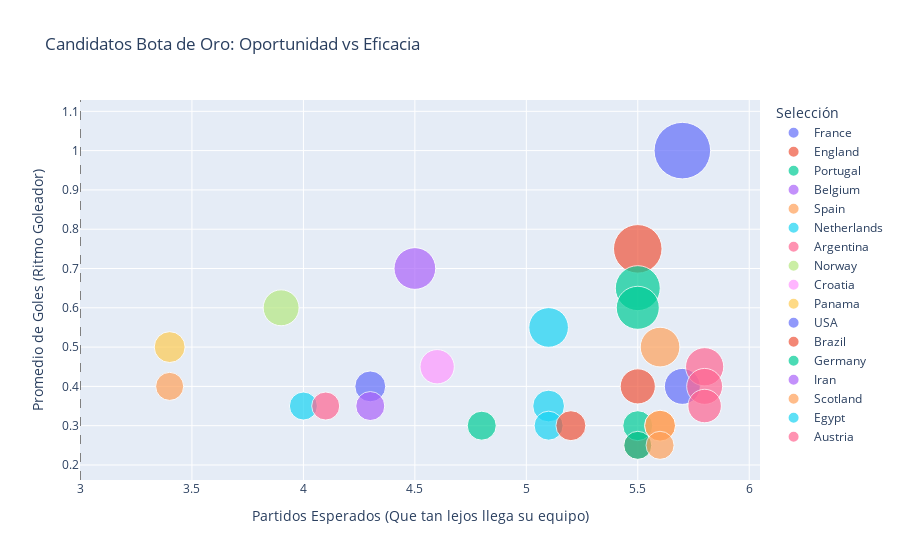

Source (notebook cell):
### Code cell
# Selecciona los primeros 30 registros del DataFrame 'bota_oro' para limitar la cantidad de datos en la visualización.
df_plot = bota_oro.head(30)

# Inicializa una figura de tipo scatter plot (gráfico de dispersión) utilizando la librería Plotly Express.
fig_scat = px.scatter(
    df_plot,                          # Define el DataFrame que contiene los datos a graficar.
    x='Expected_Games',               # Asigna la columna de partidos esperados al eje horizontal.
    y='goals_per_game_est',           # Asigna la columna de promedio de goles estimado al eje vertical.
    size='Projected_Goals',           # Define que el tamaño de los marcadores sea proporcional a los goles proyectados.
    color='team',                     # Asigna un color distinto a los marcadores según la columna de equipo.
    hover_name='scorer',              # Establece el nombre del goleador como etiqueta principal al pasar el cursor.
    title='Candidatos Bota de Oro: Oportunidad vs Eficacia', # Define el título superior del gráfico.
    labels={                          # Mapea los nombres de las columnas a etiquetas legibles en los ejes y leyendas.
        'Expected_Games': 'Partidos Esperados (Que tan lejos llega su equipo)',
        'goals_per_game_est': 'Promedio de Goles (Ritmo Goleador)',
        'team': 'Selección',
        'Projected_Goals': 'Goles Totales'
    },
    size_max=40                       # Establece el diámetro máximo en píxeles para los marcadores más grandes.
)

# Agrega una línea de referencia vertical en el valor 3 del eje X para indicar el límite de la fase de grupos.
fig_scat.add_vline(x=3, line_width=1, line_dash="dash", line_color="grey")

# Ejecuta el comando para renderizar y mostrar el gráfico interactivo en la salida del entorno.
fig_scat.show()

### Figure 1 — Plotly figure (JSON) as saved in the notebook; plotly's stock layout.template omitted (floating-point values rounded to 4 significant figures)
{"data": [{"hovertemplate": "<b>%{hovertext}</b><br><br>Selección=France<br>Partidos Esperados (Que tan lejos llega su equipo)=%{x}<br>Promedio de Goles (Ritmo Goleador)=%{y}<br>Goles Totales=%{marker.size}<extra></extra>", "hovertext": ["Kylian Mbappé", "Olivier Giroud"], "legendgroup": "France", "marker": {"color": "#636efa", "size": [5.7, 2.3], "sizemode": "area", "sizeref": 0.003563, "symbol": "circle"}, "mode": "markers", "name": "France", "orientation": "v", "showlegend": true, "type": "scatter", "x": [5.7, 5.7], "xaxis": "x", "y": [1.0, 0.4], "yaxis": "y"}, {"hovertemplate": "<b>%{hovertext}</b><br><br>Selección=England<br>Partidos Esperados (Que tan lejos llega su equipo)=%{x}<br>Promedio de Goles (Ritmo Goleador)=%{y}<br>Goles Totales=%{marker.size}<extra></extra>", "hovertext": ["Harry Kane", "Bukayo Saka", "Marcus Rashford"], "legendgroup": "England", "marker": {"color": "#EF553B", "size": [4.2, 2.2, 1.4], "sizemode": "area", "sizeref": 0.003563, "symbol": "circle"}, "mode": "markers", "name": "England", "orientation": "v", "showlegend": true, "type": "scatter", "x": [5.5, 5.5, 5.5], "xaxis": "x", "y": [0.75, 0.4, 0.25], "yaxis": "y"}, {"hovertemplate": "<b>%{hovertext}</b><br><br>Selección=Portugal<br>Partidos Esperados (Que tan lejos llega su equipo)=%{x}<br>Promedio de Goles (Ritmo Goleador)=%{y}<br>Goles Totales=%{marker.size}<extra></extra>", "hovertext": ["Cristiano Ronaldo", "Bruno Fernandes", "Gonçalo Ramos", "João Cancelo"], "legendgroup": "Portugal", "marker": {"color": "#00cc96", "size": [3.6, 3.3, 1.6, 1.4], "sizemode": "area", "sizeref": 0.003563, "symbol": "circle"}, "mode": "markers", "name": "Portugal", "orientation": "v", "showlegend": true, "type": "scatter", "x": [5.5, 5.5, 5.5, 5.5], "xaxis": "x", "y": [0.65, 0.6, 0.3, 0.25], "yaxis": "y"}, {"hovertemplate": "<b>%{hovertext}</b><br><br>Selección=Belgium<br>Partidos Esperados (Que tan lejos llega su equipo)=%{x}<br>Promedio de Goles (Ritmo Goleador)=%{y}<br>Goles Totales=%{marker.size}<extra></extra>", "hovertext": ["Romelu Lukaku"], "legendgroup": "Belgium", "marker": {"color": "#ab63fa", "size": [3.1], "sizemode": "area", "sizeref": 0.003563, "symbol": "circle"}, "mode": "markers", "name": "Belgium", "orientation": "v", "showlegend": true, "type": "scatter", "x": [4.5], "xaxis": "x", "y": [0.7], "yaxis": "y"}, {"hovertemplate": "<b>%{hovertext}</b><br><br>Selección=Spain<br>Partidos Esperados (Que tan lejos llega su equipo)=%{x}<br>Promedio de Goles (Ritmo Goleador)=%{y}<br>Goles Totales=%{marker.size}<extra></extra>", "hovertext": ["Álvaro Morata", "Dani Olmo", "Ferran Torres", "Joselu"], "legendgroup": "Spain", "marker": {"color": "#FFA15A", "size": [2.8, 1.7, 1.7, 1.4], "sizemode": "area", "sizeref": 0.003563, "symbol": "circle"}, "mode": "markers", "name": "Spain", "orientation": "v", "showlegend": true, "type": "scatter", "x": [5.6, 5.6, 5.6, 5.6], "xaxis": "x", "y": [0.5, 0.3, 0.3, 0.25], "yaxis": "y"}, {"hovertemplate": "<b>%{hovertext}</b><br><br>Selección=Netherlands<br>Partidos Esperados (Que tan lejos llega su equipo)=%{x}<br>Promedio de Goles (Ritmo Goleador)=%{y}<br>Goles Totales=%{marker.size}<extra></extra>", "hovertext": ["Cody Gakpo", "Wout Weghorst", "Memphis Depay"], "legendgroup": "Netherlands", "marker": {"color": "#19d3f3", "size": [2.8, 1.8, 1.5], "sizemode": "area", "sizeref": 0.003563, "symbol": "circle"}, "mode": "markers", "name": "Netherlands", "orientation": "v", "showlegend": true, "type": "scatter", "x": [5.1, 5.1, 5.1], "xaxis": "x", "y": [0.55, 0.35, 0.3], "yaxis": "y"}, {"hovertemplate": "<b>%{hovertext}</b><br><br>Selección=Argentina<br>Partidos Esperados (Que tan lejos llega su equipo)=%{x}<br>Promedio de Goles (Ritmo Goleador)=%{y}<br>Goles Totales=%{marker.size}<extra></extra>", "hovertext": ["Lionel Messi", "Lautaro Martínez", "Julián Álvarez"], "legendgroup": "Argentina", "marker": {"color": "#FF6692", "size": [2.6, 2.3, 2.0], "sizemode": "area", "sizeref": 0.003563, "symbol": "circle"}, "mode": "markers", "name": "Argentina", "orientation": "v", "showlegend": true, "type": "scatter", "x": [5.8, 5.8, 5.8], "xaxis": "x", "y": [0.45, 0.4, 0.35], "yaxis": "y"}, {"hovertemplate": "<b>%{hovertext}</b><br><br>Selección=Norway<br>Partidos Esperados (Que tan lejos llega su equipo)=%{x}<br>Promedio de Goles (Ritmo Goleador)=%{y}<br>Goles Totales=%{marker.size}<extra></extra>", "hovertext": ["Erling Haaland"], "legendgroup": "Norway", "marker": {"color": "#B6E880", "size": [2.3], "sizemode": "area", "sizeref": 0.003563, "symbol": "circle"}, "mode": "markers", "name": "Norway", "orientation": "v", "showlegend": true, "type": "scatter", "x": [3.9], "xaxis": "x", "y": [0.6], "yaxis": "y"}, {"hovertemplate": "<b>%{hovertext}</b><br><br>Selección=Croatia<br>Partidos Esperados (Que tan lejos llega su equipo)=%{x}<br>Promedio de Goles (Ritmo Goleador)=%{y}<br>Goles Totales=%{marker.size}<extra></extra>", "hovertext": ["Andrej Kramarić"], "legendgroup": "Croatia", "marker": {"color": "#FF97FF", "size": [2.1], "sizemode": "area", "sizeref": 0.003563, "symbol": "circle"}, "mode": "markers", "name": "Croatia", "orientation": "v", "showlegend": true, "type": "scatter", "x": [4.6], "xaxis": "x", "y": [0.45], "yaxis": "y"}, {"hovertemplate": "<b>%{hovertext}</b><br><br>Selección=Panama<br>Partidos Esperados (Que tan lejos llega su equipo)=%{x}<br>Promedio de Goles (Ritmo Goleador)=%{y}<br>Goles Totales=%{marker.size}<extra></extra>", "hovertext": ["Ismael Díaz"], "legendgroup": "Panama", "marker": {"color": "#FECB52", "size": [1.7], "sizemode": "area", "sizeref": 0.003563, "symbol": "circle"}, "mode": "markers", "name": "Panama", "orientation": "v", "showlegend": true, "type": "scatter", "x": [3.4], "xaxis": "x", "y": [0.5], "yaxis": "y"}, {"hovertemplate": "<b>%{hovertext}</b><br><br>Selección=USA<br>Partidos Esperados (Que tan lejos llega su equipo)=%{x}<br>Promedio de Goles (Ritmo Goleador)=%{y}<br>Goles Totales=%{marker.size}<extra></extra>", "hovertext": ["Jesús Ferreira"], "legendgroup": "USA", "marker": {"color": "#636efa", "size": [1.7], "sizemode": "area", "sizeref": 0.003563, "symbol": "circle"}, "mode": "markers", "name": "USA", "orientation": "v", "showlegend": true, "type": "scatter", "x": [4.3], "xaxis": "x", "y": [0.4], "yaxis": "y"}, {"hovertemplate": "<b>%{hovertext}</b><br><br>Selección=Brazil<br>Partidos Esperados (Que tan lejos llega su equipo)=%{x}<br>Promedio de Goles (Ritmo Goleador)=%{y}<br>Goles Totales=%{marker.size}<extra></extra>", "hovertext": ["Richarlison"], "legendgroup": "Brazil", "marker": {"color": "#EF553B", "size": [1.6], "sizemode": "area", "sizeref": 0.003563, "symbol": "circle"}, "mode": "markers", "name": "Brazil", "orientation": "v", "showlegend": true, "type": "scatter", "x": [5.2], "xaxis": "x", "y": [0.3], "yaxis": "y"}, {"hovertemplate": "<b>%{hovertext}</b><br><br>Selección=Germany<br>Partidos Esperados (Que tan lejos llega su equipo)=%{x}<br>Promedio de Goles (Ritmo Goleador)=%{y}<br>Goles Totales=%{marker.size}<extra></extra>", "hovertext": ["Kai Havertz"], "legendgroup": "Germany", "marker": {"color": "#00cc96", "size": [1.5], "sizemode": "area", "sizeref": 0.003563, "symbol": "circle"}, "mode": "markers", "name": "Germany", "orientation": "v", "showlegend": true, "type": "scatter", "x": [4.8], "xaxis": "x", "y": [0.3], "yaxis": "y"}, {"hovertemplate": "<b>%{hovertext}</b><br><br>Selección=Iran<br>Partidos Esperados (Que tan lejos llega su equipo)=%{x}<br>Promedio de Goles (Ritmo Goleador)=%{y}<br>Goles Totales=%{marker.size}<extra></extra>", "hovertext": ["Mehdi Taremi"], "legendgroup": "Iran", "marker": {"color": "#ab63fa", "size": [1.5], "sizemode": "area", "sizeref": 0.003563, "symbol": "circle"}, "mode": "markers", "name": "Iran", "orientation": "v", "showlegend": true, "type": "scatter", "x": [4.3], "xaxis": "x", "y": [0.35], "yaxis": "y"}, {"hovertemplate": "<b>%{hovertext}</b><br><br>Selección=Scotland<br>Partidos Esperados (Que tan lejos llega su equipo)=%{x}<br>Promedio de Goles (Ritmo Goleador)=%{y}<br>Goles Totales=%{marker.size}<extra></extra>", "hovertext": ["Scott McTominay"], "legendgroup": "Scotland", "marker": {"color": "#FFA15A", "size": [1.4], "sizemode": "area", "sizeref": 0.003563, "symbol": "circle"}, "mode": "markers", "name": "Scotland", "orientation": "v", "showlegend": true, "type": "scatter", "x": [3.4], "xaxis": "x", "y": [0.4], "yaxis": "y"}, {"hovertemplate": "<b>%{hovertext}</b><br><br>Selección=Egypt<br>Partidos Esperados (Que tan lejos llega su equipo)=%{x}<br>Promedio de Goles (Ritmo Goleador)=%{y}<br>Goles Totales=%{marker.size}<extra></extra>", "hovertext": ["Mohamed Salah"], "legendgroup": "Egypt", "marker": {"color": "#19d3f3", "size": [1.4], "sizemode": "area", "sizeref": 0.003563, "symbol": "circle"}, "mode": "markers", "name": "Egypt", "orientation": "v", "showlegend": true, "type": "scatter", "x": [4.0], "xaxis": "x", "y": [0.35], "yaxis": "y"}, {"hovertemplate": "<b>%{hovertext}</b><br><br>Selección=Austria<br>Partidos Esperados (Que tan lejos llega su equipo)=%{x}<br>Promedio de Goles (Ritmo Goleador)=%{y}<br>Goles Totales=%{marker.size}<extra></extra>", "hovertext": ["Marcel Sabitzer"], "legendgroup": "Austria", "marker": {"color": "#FF6692", "size": [1.4], "sizemode": "area", "sizeref": 0.003563, "symbol": "circle"}, "mode": "markers", "name": "Austria", "orientation": "v", "showlegend": true, "type": "scatter", "x": [4.1], "xaxis": "x", "y": [0.35], "yaxis": "y"}], "layout": {"legend": {"itemsizing": "constant", "title": {"text": "Selección"}, "tracegroupgap": 0}, "shapes": [{"line": {"color": "grey", "dash": "dash", "width": 1}, "type": "line", "x0": 3, "x1": 3, "xref": "x", "y0": 0, "y1": 1, "yref": "y domain"}], "title": {"text": "Candidatos Bota de Oro: Oportunidad vs Eficacia"}, "xaxis": {"anchor": "y", "domain": [0, 1], "title": {"text": "Partidos Esperados (Que tan lejos llega su equipo)"}}, "yaxis": {"anchor": "x", "domain": [0, 1], "title": {"text": "Promedio de Goles (Ritmo Goleador)"}}}}
